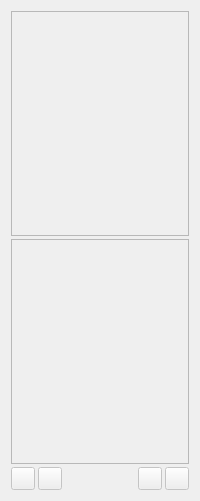
      <widget class="QWidget" name="horizontalLayoutWidget">
       <property name="locale">
        <locale language="English" country="UnitedStates"/>
       </property>
       <layout class="QHBoxLayout" name="previewLayout">
        <item>
         <layout class="QVBoxLayout" name="verticalLayout">
          <property name="spacing">
           <number>3</number>
          </property>
          <item>
           <widget class="QScrollArea" name="scrollArea1">
            <property name="sizePolicy">
             <sizepolicy hsizetype="Expanding" vsizetype="Expanding">
              <horstretch>0</horstretch>
              <verstretch>0</verstretch>
             </sizepolicy>
            </property>
            <property name="locale">
             <locale language="English" country="UnitedStates"/>
            </property>
            <property name="widgetResizable">
             <bool>false</bool>
            </property>
            <property name="alignment">
             <set>Qt::AlignCenter</set>
            </property>
            <widget class="QWidget" name="scrollAreaWidgetContents_4">
             <property name="geometry">
              <rect>
               <x>8</x>
               <y>0</y>
               <width>176</width>
               <height>223</height>
              </rect>
             </property>
            </widget>
           </widget>
          </item>
          <item>
           <widget class="QScrollArea" name="scrollArea2">
            <property name="sizePolicy">
             <sizepolicy hsizetype="Expanding" vsizetype="Expanding">
              <horstretch>0</horstretch>
              <verstretch>0</verstretch>
             </sizepolicy>
            </property>
            <property name="locale">
             <locale language="English" country="UnitedStates"/>
            </property>
            <property name="widgetResizable">
             <bool>false</bool>
            </property>
            <property name="alignment">
             <set>Qt::AlignCenter</set>
            </property>
            <widget class="QWidget" name="scrollAreaWidgetContents">
             <property name="geometry">
              <rect>
               <x>8</x>
               <y>0</y>
               <width>176</width>
               <height>223</height>
              </rect>
             </property>
            </widget>
           </widget>
          </item>
          <item>
           <layout class="QHBoxLayout" name="horizontalLayout_5">
            <property name="spacing">
             <number>3</number>
            </property>
            <property name="sizeConstraint">
             <enum>QLayout::SetNoConstraint</enum>
            </property>
            <item>
             <widget class="QToolButton" name="fitToolButton">
              <property name="enabled">
               <bool>false</bool>
              </property>
              <property name="sizePolicy">
               <sizepolicy hsizetype="Fixed" vsizetype="Fixed">
                <horstretch>0</horstretch>
                <verstretch>0</verstretch>
               </sizepolicy>
              </property>
              <property name="locale">
               <locale language="English" country="UnitedStates"/>
              </property>
              <property name="text">
               <string/>
              </property>
              <property name="icon">
               <iconset resource="icons.qrc">
                <normaloff>:/icons/fit_window.png</normaloff>:/icons/fit_window.png</iconset>
              </property>
             </widget>
            </item>
            <item>
             <widget class="QToolButton" name="originalToolButton">
              <property name="enabled">
               <bool>false</bool>
              </property>
              <property name="locale">
               <locale language="English" country="UnitedStates"/>
              </property>
              <property name="text">
               <string/>
              </property>
              <property name="icon">
               <iconset resource="icons.qrc">
                <normaloff>:/icons/real_size.png</normaloff>:/icons/real_size.png</iconset>
              </property>
             </widget>
            </item>
            <item>
             <spacer name="horizontalSpacer_3">
              <property name="locale">
               <locale language="English" country="UnitedStates"/>
              </property>
              <property name="orientation">
               <enum>Qt::Horizontal</enum>
              </property>
              <property name="sizeHint" stdset="0">
               <size>
                <width>40</width>
                <height>20</height>
               </size>
              </property>
             </spacer>
            </item>
            <item>
             <widget class="QToolButton" name="zoomOutToolButton">
              <property name="enabled">
               <bool>false</bool>
              </property>
              <property name="font">
               <font>
                <pointsize>8</pointsize>
                <weight>75</weight>
                <bold>true</bold>
               </font>
              </property>
              <property name="locale">
               <locale language="English" country="UnitedStates"/>
              </property>
              <property name="text">
               <string/>
              </property>
              <property name="icon">
               <iconset resource="icons.qrc">
                <normaloff>:/icons/zoom_out.png</normaloff>:/icons/zoom_out.png</iconset>
              </property>
             </widget>
            </item>
            <item>
             <widget class="QToolButton" name="zoomInToolButton">
              <property name="enabled">
               <bool>false</bool>
              </property>
              <property name="locale">
               <locale language="English" country="UnitedStates"/>
              </property>
              <property name="text">
               <string/>
              </property>
              <property name="icon">
               <iconset resource="icons.qrc">
                <normaloff>:/icons/zoom_in.png</normaloff>:/icons/zoom_in.png</iconset>
              </property>
             </widget>
            </item>
           </layout>
          </item>
         </layout>
        </item>
       </layout>
      </widget>
